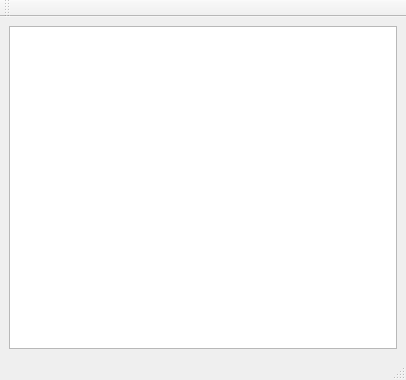
<?xml version="1.0" encoding="UTF-8"?>
<ui version="4.0">
 <class>Window53</class>
 <widget class="QMainWindow" name="Window53">
  <property name="geometry">
   <rect>
    <x>0</x>
    <y>0</y>
    <width>406</width>
    <height>380</height>
   </rect>
  </property>
  <property name="windowTitle">
   <string>MainWindow</string>
  </property>
  <widget class="QWidget" name="centralwidget">
   <layout class="QGridLayout" name="gridLayout">
    <item row="0" column="0">
     <widget class="QTextEdit" name="textEdit"/>
    </item>
   </layout>
  </widget>
  <widget class="QMenuBar" name="menubar">
   <property name="geometry">
    <rect>
     <x>0</x>
     <y>0</y>
     <width>406</width>
     <height>26</height>
    </rect>
   </property>
  </widget>
  <widget class="QStatusBar" name="statusbar"/>
  <widget class="QToolBar" name="toolBar">
   <property name="windowTitle">
    <string>toolBar</string>
   </property>
   <attribute name="toolBarArea">
    <enum>TopToolBarArea</enum>
   </attribute>
   <attribute name="toolBarBreak">
    <bool>false</bool>
   </attribute>
  </widget>
 </widget>
 <resources/>
 <connections/>
</ui>
